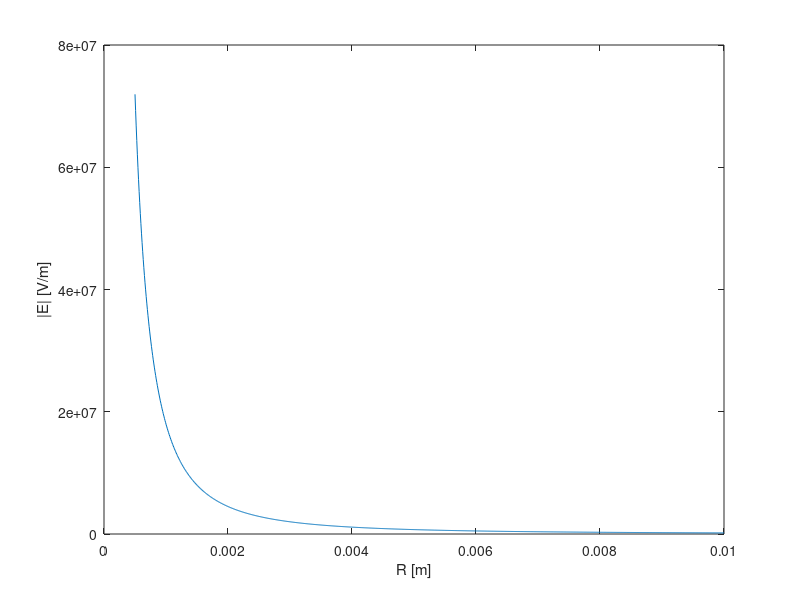

Source code (MATLAB):
%% 1) Campo elettrico generato da una carica puntiforme posizionata nell'origine 
% (andamento del modulo lungo R)

epsilon_0=8.85e-12; %[F/m]
Q1=2e-9; %[C]
R=linspace(0.5e-3,1e-2,1001); %[m] con questo comando viene creato un vettore di 1001 punti tra 0.5e-3 e 1e-2

E=(1/(4*pi*epsilon_0))*(Q1./(R.^2)); %[V/m]

figure;plot(R,E) %figure serve per creare una nuova finestra grafica
%plot crea un grafico bidimensionale con R sull'asse orizzontale e E
%sull'asse verticale
xlabel('R [m]') %aggiunge un'etichetta all'asse x
ylabel('|E| [V/m]') %aggiunge un'etichetta all'asse y


